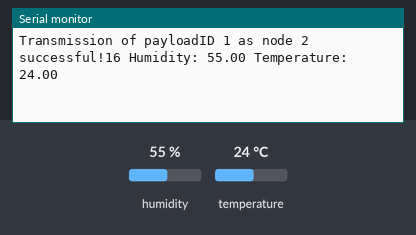
Simulated run of this sketch. Board: Arduino Uno, built with avr-gcc and run on an emulated ATmega328P. Parts: the last lines printed to the serial monitor. Inputs (shaded band) come from the test bench; at power-on: humidity 55 %, temperature 24 °C. No radio packets arrive unless stated.

Above: at 10.8 s.
10.9 s: humidity set to 22 %
At 15.8 s:
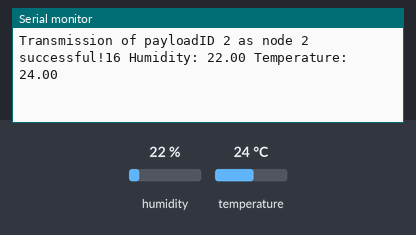
18.4 s: temperature set to 12 °C
At 20.6 s:
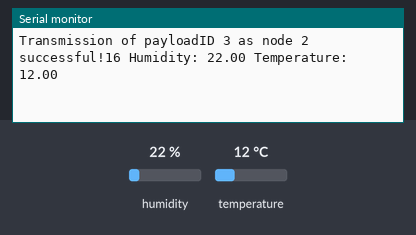
25.9 s: humidity set to 40 %
At 31.5 s:
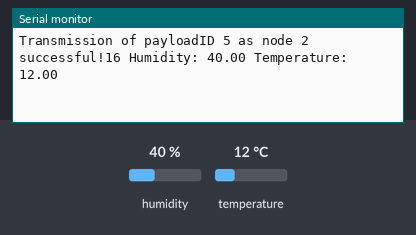
Timing chart, 0 to 33.0 s (numbered marks = the images above; inputs shaded):
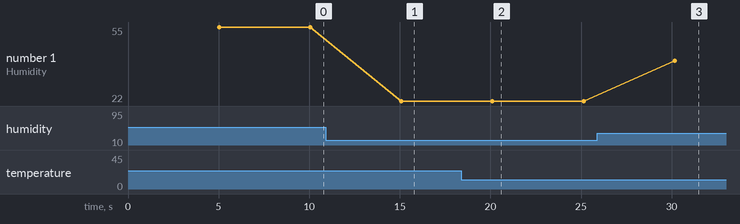

Measured:
- after the input at 10.9 s, the serial monitor: prints a new line after 4.2 s (image 1)
- after the input at 18.4 s, the serial monitor: prints a new line after 1.7 s (image 2)
- after the input at 25.9 s, the serial monitor: prints a new line after 4.3 s (image 3)
- plotted number 1: 55 → 22 after the input at 10.9 s, 22 → 40 after the input at 25.9 s

The sketch:

workshop_tx_dht11.ino
```cpp
#include <SPI.h>
#include "RF24.h"

#include <DHT.h>

#define PIN_DHT                  2            // PIN for DHT sensor communication.
#define DHT_TYPE              DHT11           // Type of DHT sensor:
                                              // DHT11, DHT12, DHT21, DHT22 (AM2302), AM2301

#define DEBUG 1

// Create DHT sensor
DHT dht(PIN_DHT, DHT_TYPE);

unsigned long last_reading;                // Milliseconds since last measurement was read.
unsigned long ms_between_reads = 5000;    // 5000 ms = 5 seconds

// instantiate an object for the nRF24L01 transceiver
RF24 radio(7, 8); // using pin 7 for the CE pin, and pin 8 for the CSN pin

int nodeID = 2;  // change nodeID (from 0 to 5)

uint64_t address[6] = {0x7878787878LL,
                       0xB3B4B5B6F1LL,
                       0xB3B4B5B6CDLL,
                       0xB3B4B5B6A3LL,
                       0xB3B4B5B60FLL,
                       0xB3B4B5B605LL
                      };

struct PayloadStruct
{
  unsigned long nodeID;
  unsigned long payloadID;
  float humidity;
  float temperature;
};
PayloadStruct payload;

void setup() {
  Serial.begin(115200);
  while (!Serial) {
    // some boards need to wait to ensure access to serial over USB
  }

  // initialize the transceiver on the SPI bus
  if (!radio.begin()) {
    Serial.println(F("radio hardware is not responding!!"));
    while (1) {} // hold in infinite loop
  }

  // print example's introductory prompt
  Serial.println(F("NRF24L01 initialized"));

//  radio.setPALevel(RF24_PA_LOW); // RF24_PA_MAX is default.
  radio.setChannel(100);
  radio.setDataRate(RF24_250KBPS);

  radio.setPayloadSize(sizeof(payload)); // 2x int  + 2x float datatype occupy 16 bytes

  // set the payload's nodeID & reset the payload's identifying number
  payload.nodeID = nodeID;
  payload.payloadID = 0;

  // Set the address on pipe 0 to the RX node.
  radio.stopListening(); // put radio in TX mode
  radio.openWritingPipe(address[nodeID]);

  // According to the datasheet, the auto-retry features's delay value should
  // be "skewed" to allow the RX node to receive 1 transmission at a time.
  // So, use varying delay between retry attempts and 15 (at most) retry attempts
  radio.setRetries(((nodeID * 3) % 12) + 3, 15); // maximum value is 15 for both args

  // Initialise the DHT sensor.
  dht.begin();

  // Take the current timestamp. This means that the next (first) measurement will be read and
  // transmitted in "ms_between_reads" milliseconds.
  last_reading = 0;
}

void loop() {
  if (millis() - last_reading > ms_between_reads) {
    // Read sensor values every "ms_between_read" milliseconds.

    // Read the humidity and temperature.
    float t, h;
    h = dht.readHumidity();
    t = dht.readTemperature();

    // This device is a TX node
    payload.humidity = h;
    payload.temperature = t;
    bool report = radio.write(&payload, sizeof(payload));    // transmit & save the report

    if (report) {
      // payload was delivered

      Serial.print(F("Transmission of payloadID "));
      Serial.print(payload.payloadID);                       // print payloadID
      Serial.print(F(" as node "));
      Serial.print(payload.nodeID);                          // print nodeID
      Serial.print(F(" successful!"));
      Serial.print(sizeof(payload));
      Serial.print(F(" Humidity: "));
      Serial.print(payload.humidity);                 // print the humidity
      Serial.print(F(" Temperature: "));
      Serial.println(payload.temperature);                 // print the temperature
    } else {
      Serial.println(F("Transmission failed or timed out")); // payload was not delivered
    }
    payload.payloadID++;                                     // increment payload number
    last_reading = millis();
  }
}
```
